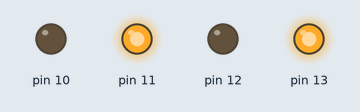
A sketch run on a simulated Arduino Uno, built with avr-gcc and run on an emulated ATmega328P. Parts: output pins drawn as LEDs (lit = HIGH).

Above: at 0.5 s.
At 3.5 s:
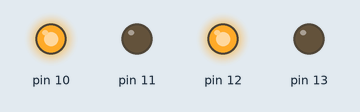
Timing chart, 0 to 4.6 s (numbered marks = the images above):
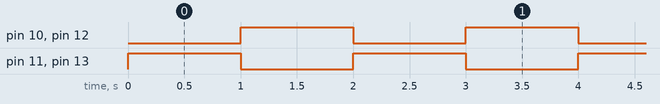

Measured:
- by itself, pin 10–13: alternates HIGH for 1.0 s and LOW for 1.0 s

The sketch:

task_3.ino
```cpp
void setup() {
  // put your setup code here, to run once:
pinMode(13,OUTPUT);
pinMode(12,OUTPUT);
pinMode(11,OUTPUT);
pinMode(10,OUTPUT);
}

void loop() {
  // put your main code here, to run repeatedly:
digitalWrite(13,HIGH);
digitalWrite(12,LOW);
digitalWrite(11,HIGH);
digitalWrite(10,LOW);
delay(1000);
digitalWrite(13,LOW);
digitalWrite(12,HIGH);
digitalWrite(11,LOW);
digitalWrite(10,HIGH);
delay(1000);

}
```
